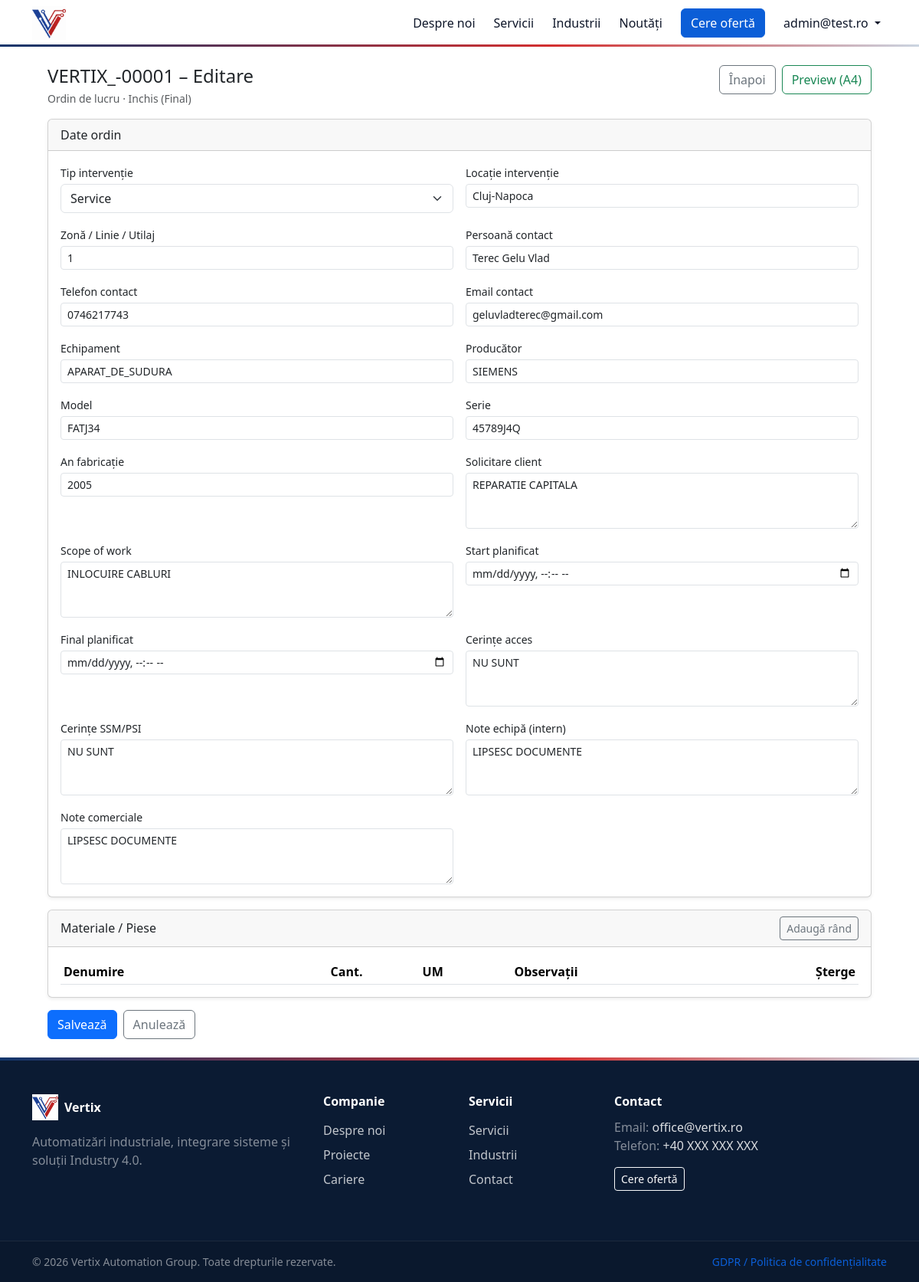
/ro/portal/documente/1/edit/ (signed in), run on the app's committed database.
### accounts/models.py (models this page shows, shortened)
class User(AbstractBaseUser, PermissionsMixin):
    class Role(models.TextChoices):
        ADMIN = "ADMIN", "Admin"
        MANAGER = "MANAGER", "Manager"
        TEHNICIAN = "TEHNICIAN", "Tehnician"
        CLIENT = "CLIENT", "Client"
    email = models.EmailField(unique=True)
    role = models.CharField(max_length=20, choices=Role.choices, default=Role.CLIENT)
    company_name = models.CharField(max_length=255, blank=True)
    company_cif = models.CharField(max_length=50, blank=True)
    is_active = models.BooleanField(default=False)  # <-- IMPORTANT: aprobare necesară
    is_staff = models.BooleanField(default=False)   # admin site
    date_joined = models.DateTimeField(default=timezone.now)
    approved_at = models.DateTimeField(null=True, blank=True)
    approved_by = models.ForeignKey(
        "self", null=True, blank=True, on_delete=models.SET_NULL, related_name="approved_users"
    )
    objects = UserManager()
    USERNAME_FIELD = "email"
    REQUIRED_FIELDS = []

### documents/models.py (models this page shows, shortened)
class Document(models.Model):
    class Status(models.TextChoices):
        DRAFT = "DRAFT", "Draft"
        IN_PROGRESS = "IN_PROGRESS", "In lucru"
        READY = "READY", "Pregatit"
        FINAL = "FINAL", "Inchis (Final)"
        CANCELLED = "CANCELLED", "Anulat"
    doc_type = models.ForeignKey("documents.DocumentType", on_delete=models.PROTECT, related_name="documents")
    number = models.CharField(max_length=50, unique=True)
    status = models.CharField(max_length=16, choices=Status.choices, default=Status.DRAFT)
    client_user = models.ForeignKey(
        settings.AUTH_USER_MODEL, on_delete=models.SET_NULL,
        null=True, blank=True, related_name="client_documents"
    )
    owner = models.ForeignKey(
        settings.AUTH_USER_MODEL, on_delete=models.SET_NULL,
        null=True, blank=True, related_name="owned_documents"
    )
    technicians = models.ManyToManyField(
        settings.AUTH_USER_MODEL, blank=True, related_name="assigned_documents"
    )
    data_json = models.JSONField(default=dict, blank=True)
    docx_file = models.FileField(upload_to="generated_docs/docx/", blank=True, null=True)
    pdf_file = models.FileField(upload_to="generated_docs/pdf/", blank=True, null=True)
    created_by = models.ForeignKey(
        settings.AUTH_USER_MODEL, on_delete=models.SET_NULL,
        null=True, blank=True, related_name="created_documents"
    )
    created_at = models.DateTimeField(default=timezone.now)

class DocumentType(models.Model):
    code = models.SlugField(unique=True)  # ex: work_order
    name = models.CharField(max_length=200)  # ex: Ordin de lucru
    is_active = models.BooleanField(default=True)
    schema_json = models.JSONField(default=dict, blank=True)
    docx_template = models.FileField(upload_to="doc_templates/docx/", blank=True, null=True)
    html_template = models.TextField(blank=True)
    series = models.CharField(max_length=20, default="DOC")   # ex: OL, PV, SR
    next_number = models.PositiveIntegerField(default=1)
    terms = models.ForeignKey(
        "documents.DocumentTerms",
        null=True, blank=True,
        on_delete=models.SET_NULL,
        related_name="document_types",
        help_text="Dacă e setat, pagina 2 va folosi acești termeni. Dacă nu, folosește 'default'."
    )

### documents/views.py (the view)
# urls.py: path("<int:pk>/edit/", views.document_edit, name="edit"),
@login_required
def document_edit(request, pk: int):
    doc = get_object_or_404(Document.objects.select_related("doc_type"), pk=pk)
    if not can_edit_document(request.user, doc):
        raise Http404()
    schema = doc.doc_type.schema_json or {}
    DynamicForm = build_document_form(schema)
    data = doc.data_json or {}
    materials_initial = data.get("materials") or []
    if request.method == "POST":
        form = DynamicForm(request.POST)
        materials_fs = MaterialFormSet(request.POST, prefix="materials")
        for f in materials_fs:
            f.add_bootstrap()
        if form.is_valid() and materials_fs.is_valid():
            cleaned = form.cleaned_data
            materials = []
            for row in materials_fs.cleaned_data:
                if not row:
                    continue
                if row.get("DELETE"):
                    continue
                materials.append({
                    "name": row.get("name", ""),
                    "qty": str(row.get("qty", "")),
                    "unit": row.get("unit", ""),
                    "notes": row.get("notes", ""),
                })
            cleaned["materials"] = materials
            cleaned_safe = json.loads(json.dumps(cleaned, cls=DjangoJSONEncoder))
            doc.data_json = cleaned_safe
            doc.save(update_fields=["data_json"])
            messages.success(request, "Document salvat.")
            return redirect("documents:detail", pk=doc.pk)
            messages.success(request, "Document salvat.")
            return redirect("documents:detail", pk=doc.pk)
    else:
        form = DynamicForm(initial=data)
        materials_fs = MaterialFormSet(initial=materials_initial, prefix="materials")
        for f in materials_fs:
            f.add_bootstrap()
    for name, field in form.fields.items():
        cls = "form-control"
        if field.widget.__class__.__name__ in ["Select", "SelectMultiple"]:
            cls = "form-select"
        field.widget.attrs.setdefault("class", cls + " form-control-sm")
    return render(request, "documents/edit_work_order.html", {
        "doc": doc,
        "form": form,
        "materials_fs": materials_fs,
    })

### documents/forms_dynamic.py (called while the page is built)
def build_document_form(schema_json: dict) -> type[forms.Form]:
    fields = {}
    for f in schema_json.get("fields", []):
        if f.get("type") == "table":
            continue
        name = f["name"]
        fields[name] = _field_from_schema(f)
    DynamicForm = type("DynamicDocumentForm", (forms.Form,), fields)
    return DynamicForm

### documents/permissions.py (called while the page is built)
def is_admin(user) -> bool:
    return user.is_authenticated and user.role == User.Role.ADMIN

def is_admin_or_manager(user) -> bool:
    return is_admin(user) or is_manager(user)

def can_edit_document(user, doc) -> bool:
    if not user.is_authenticated:
        return False
    if is_admin_or_manager(user):
        return True
    if is_technician(user) and doc.technicians.filter(pk=user.pk).exists():
        return doc.status in {doc.Status.DRAFT, doc.Status.IN_PROGRESS, doc.Status.READY}
    return False

### portal/security.py (called while the page is built)
def get_client_ip(request):
    xff = request.META.get("HTTP_X_FORWARDED_FOR")
    if xff:
        return xff.split(",")[0].strip()
    return request.META.get("REMOTE_ADDR")

### website/context_processors.py (called while the page is built)
def site_settings(request):
    return {"site_settings": get_site_settings()}

def popup_messages(request):
    now = timezone.now()
    qs = PopUpMessage.objects.filter(is_enabled=True).filter(
        Q(start_at__isnull=True) | Q(start_at__lte=now),
        Q(end_at__isnull=True) | Q(end_at__gte=now),
    ).order_by("priority", "-created_at")
    return {"popup_messages": list(qs[:3])}  # sau [:1]

### documents/templates/documents/edit_work_order.html (shortened to what this page needs)
{% extends "website/base.html" %}
{% block content %}
<div class="container py-4" style="max-width: 1100px;">
  <div class="d-flex flex-wrap justify-content-between align-items-start gap-2 mb-3">
    <div>
      <h1 class="h4 mb-1">{{ doc.number }} – Editare</h1>
      <div class="text-muted small">{{ doc.doc_type.name }} · {{ doc.get_status_display }}</div>
    </div>
    <div class="d-flex flex-wrap gap-2">
      <a class="btn btn-outline-secondary" href="{% url 'documents:detail' doc.pk %}">Înapoi</a>
      <a class="btn btn-outline-success" target="_blank" href="{% url 'documents:preview' doc.pk %}">
        Preview (A4)
      </a>
    </div>
  </div>
  <form method="post">
    <div class="card shadow-sm mb-3">
      <div class="card-header">Date ordin</div>
      <div class="card-body">
        <div class="row g-3">
          {% for field in form %}
            <div class="col-12 col-md-6">
              <label class="form-label small mb-1">{{ field.label }}</label>
              {{ field }}
            </div>
          {% endfor %}
        </div>
      </div>
    </div>
    <div class="card shadow-sm mb-3">
      <div class="card-header d-flex justify-content-between align-items-center">
        <span>Materiale / Piese</span>
        <button type="button" class="btn btn-sm btn-outline-secondary" id="btnAddRow">Adaugă rând</button>
      </div>
      <div class="card-body">
        <div class="table-responsive">
          <table class="table table-sm align-middle mb-0" id="materialsTable">
            <thead>
              <tr>
                <th>Denumire</th>
                <th style="width:120px;">Cant.</th>
                <th style="width:120px;">UM</th>
                <th>Observații</th>
                <th style="width:90px;" class="text-end">Șterge</th>
              </tr>
            </thead>
          </table>
        </div>
      </div>
    </div>
    <div class="d-flex gap-2">
      <button class="btn btn-primary" type="submit">Salvează</button>
      <a class="btn btn-outline-secondary" href="{% url 'documents:detail' doc.pk %}">Anulează</a>
    </div>
  </form>
</div>
{% endblock %}

### website/templates/website/partials/_navbar.html (shortened to what this page needs)
{% load static %}
{% load i18n %}
<nav class="navbar navbar-expand-lg bg-white border-bottom sticky-top">
  <div class="container">
    <a class="navbar-brand d-flex align-items-center" href="{% url 'home' %}">
      <img
        src="{% static 'img/logo-vertix.svg' %}"
        alt="Vertix"
        class="navbar-logo"
        width="44"
        height="44"
        loading="eager"
      >
    </a>
    <div class="collapse navbar-collapse" id="nav">
      <ul class="navbar-nav ms-auto align-items-lg-center gap-lg-2">
        {% if site_settings.about_enabled %}
          <li class="nav-item">
            <a class="nav-link" href="{% url 'about' %}">{% trans "Despre noi" %}</a>
          </li>
        {% endif %}
        {% if site_settings.services_enabled %}
          <li class="nav-item">
            <a class="nav-link" href="{% url 'services_list' %}">{% trans "Servicii" %}</a>
          </li>
        {% endif %}
        {% if site_settings.industries_enabled %}
          <li class="nav-item">
            <a class="nav-link" href="{% url 'industries' %}">{% trans "Industrii" %}</a>
          </li>
        {% endif %}
        {% if site_settings.blog_enabled %}
          <li class="nav-item">
            <a class="nav-link" href="{% url 'blog_list' %}">{% trans "Noutăți" %}</a>
          </li>
        {% endif %}
        {% if site_settings.contact_enabled %}
          <li class="nav-item">
            <a class="btn btn-primary ms-lg-2" href="{% url 'contact' %}">
              {% trans "Cere ofertă" %}
            </a>
          </li>
        {% endif %}
{% if request.user.is_authenticated %}
  <li class="nav-item dropdown ms-lg-2">
    <a class="nav-link dropdown-toggle position-relative"
       href="#"
       role="button"
       data-bs-toggle="dropdown"
       aria-expanded="false"
       id="userDropdown">
      {{ request.user.email }}
    </a>
  </li>
{% endif %}
      </ul>
    </div>
  </div>
</nav>

### website/static/website/css/styles.css (style rules this page uses)
.navbar-brand { padding-top: 0; padding-bottom: 0; }
.navbar-logo { height: 44px; width: auto; max-width: 180px; display: block; }
.navbar { background: rgba(255,255,255,0.92) !important; backdrop-filter: blur(10px); border-bottom: 1px solid rgba(15, 23, 42, 0.08); }
.navbar::after { content:""; position:absolute; left:0; right:0; bottom:-1px; height:3px; background: linear-gradient(90deg, #11366C 0%, #D32F2F 60%, #CBD5E1 100%); }
.navbar .nav-link { color:#0f172a; font-weight:500; }
.navbar .btn-primary { background:#0B5ED7; border-color:#0B5ED7; }
:root { --link-color: #0b5ed7; --link-hover: #06357a; }
a { color: var(--link-color); text-decoration: none; }
.nav-link, .breadcrumb a { color: #212529; }

### data on the page
User: user.email "admin@test.ro"
Document: number "VERTIX_-00001", doc_type.name "Ordin de lucru", status "Inchis (Final)"

### other printed values
{{ field.label }} "Tip intervenție" "Locație intervenție" "Zonă / Linie / Utilaj" "Persoană contact" "Telefon contact" "Email contact" "Echipament" "Producător" "Model" "Serie" "An fabricație" "Solicitare client" "Scope of work" "Start planificat" "Final planificat" "Cerințe acces" "Cerințe SSM/PSI" "Note echipă (intern)" "Note comerciale"
